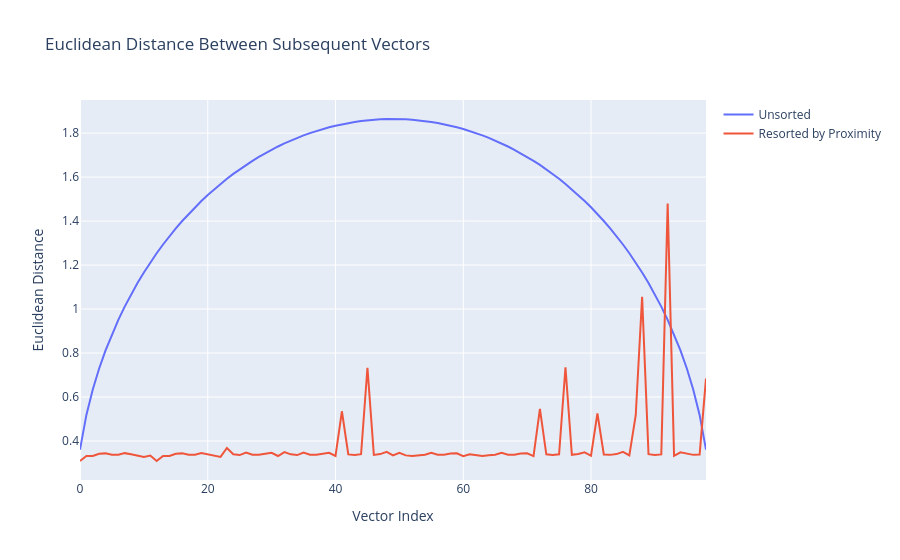
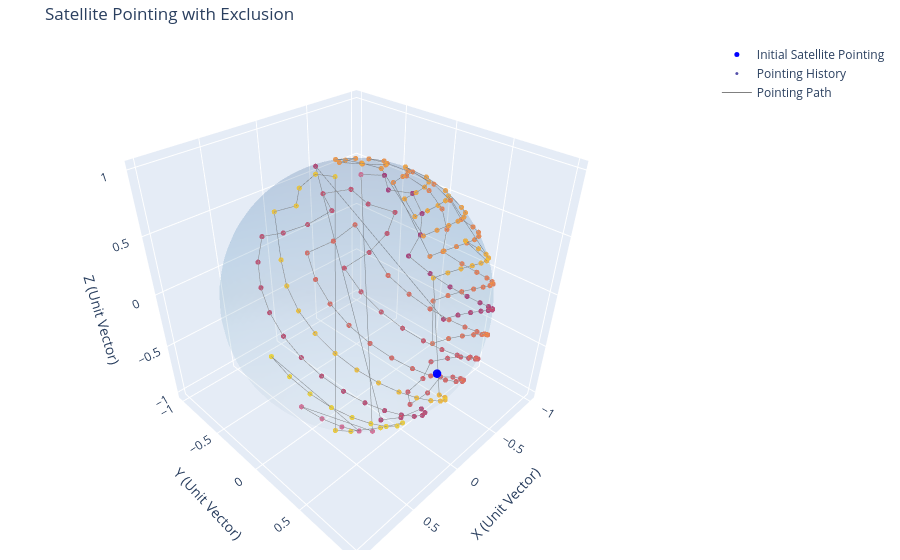
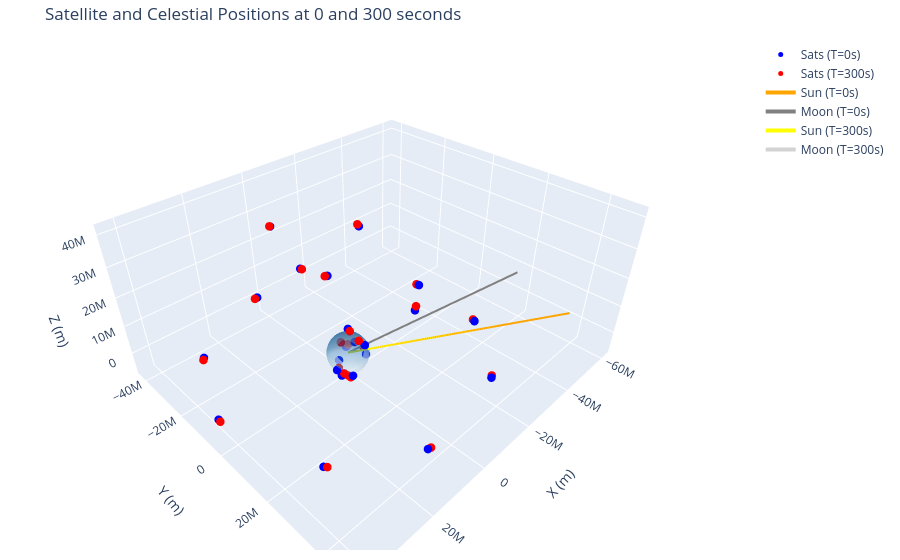
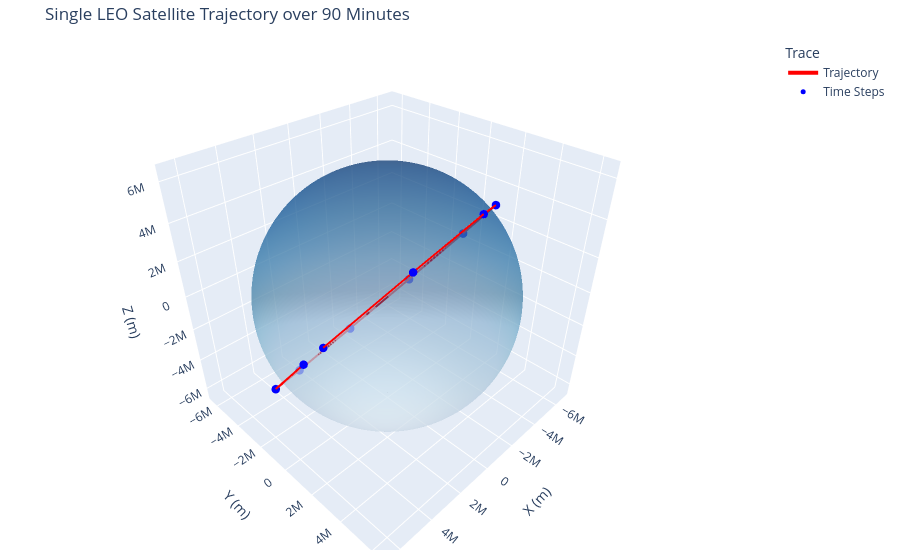

These figures' notebook cell, in order:
### Code cell
%run all_demos.py

### Figure 1 — Plotly figure (JSON) as saved in the notebook; plotly's stock layout.template omitted (floating-point values rounded to 4 significant figures)
{"data": [{"mode": "lines", "name": "Unsorted", "type": "scatter", "y": [0.3605, 0.5186, 0.6342, 0.7295, 0.8118, 0.8848, 0.9508, 1.011, 1.067, 1.118, 1.166, 1.211, 1.254, 1.294, 1.331, 1.367, 1.4, 1.432, 1.463, 1.491, 1.518, 1.544, 1.569, 1.592, 1.614, 1.635, 1.655, 1.674, 1.692, 1.708, 1.724, 1.739, 1.753, 1.766, 1.778, 1.79, 1.8, 1.81, 1.818, 1.826, 1.834, 1.84, 1.846, 1.851, 1.855, 1.858, 1.861, 1.863, 1.864, 1.864, 1.864, 1.863, 1.861, 1.858, 1.855, 1.851, 1.846, 1.84, 1.834, 1.826, 1.818, 1.81, 1.8, 1.79, 1.778, 1.766, 1.753, 1.739, 1.724, 1.708, 1.692, 1.674, 1.655, 1.635, 1.614, 1.592, 1.569, 1.544, 1.518, 1.491, 1.463, 1.432, 1.4, 1.367, 1.331, 1.294, 1.254, 1.211, 1.166, 1.118, 1.067, 1.011, 0.9508, 0.8848, 0.8118, 0.7295, 0.6342, 0.5186, 0.3605]}, {"mode": "lines", "name": "Resorted by Proximity", "type": "scatter", "y": [0.309, 0.332, 0.3316, 0.342, 0.3437, 0.3373, 0.3375, 0.3448, 0.3399, 0.3327, 0.3278, 0.3336, 0.309, 0.332, 0.3316, 0.342, 0.3437, 0.3373, 0.3375, 0.3448, 0.3399, 0.3327, 0.3278, 0.3684, 0.3394, 0.3359, 0.3474, 0.3379, 0.337, 0.3419, 0.3465, 0.3318, 0.3494, 0.3394, 0.3359, 0.3474, 0.3379, 0.337, 0.3419, 0.3465, 0.3318, 0.5351, 0.3389, 0.3369, 0.3399, 0.7328, 0.3369, 0.3405, 0.351, 0.3342, 0.3461, 0.3346, 0.3316, 0.3351, 0.3378, 0.346, 0.3377, 0.3372, 0.3427, 0.3442, 0.3313, 0.3399, 0.3346, 0.3316, 0.3351, 0.3378, 0.346, 0.3377, 0.3372, 0.3427, 0.3442, 0.3313, 0.5458, 0.3394, 0.3368, 0.3394, 0.7353, 0.3369, 0.3411, 0.3487, 0.3328, 0.5256, 0.3386, 0.3369, 0.3405, 0.351, 0.3342, 0.5171, 1.055, 0.3399, 0.3369, 0.3389, 1.48, 0.3328, 0.3487, 0.3411, 0.3369, 0.3382, 0.6845]}], "layout": {"title": {"text": "Euclidean Distance Between Subsequent Vectors"}, "xaxis": {"title": {"text": "Vector Index"}}, "yaxis": {"title": {"text": "Euclidean Distance"}}}}

### Figure 2 — Plotly figure (JSON) as saved in the notebook; plotly's stock layout.template omitted (floating-point values rounded to 4 significant figures; data arrays with more than 128 entries replaced by an {"elided": "..."} marker saying what was removed)
{"data": [{"colorscale": [[0, "rgb(247,251,255)"], [0.125, "rgb(222,235,247)"], [0.25, "rgb(198,219,239)"], [0.375, "rgb(158,202,225)"], [0.5, "rgb(107,174,214)"], [0.625, "rgb(66,146,198)"], [0.75, "rgb(33,113,181)"], [0.875, "rgb(8,81,156)"], [1, "rgb(8,48,107)"]], "name": "Unit Sphere", "opacity": 0.1, "showscale": false, "type": "surface", "x": {"elided": "50x50 float values"}, "y": {"elided": "50x50 float values"}, "z": {"elided": "50x50 float values"}}, {"marker": {"color": "blue", "size": 5}, "mode": "markers", "name": "Initial Satellite Pointing", "type": "scatter3d", "x": [0.2488], "y": [0.9685], "z": [-1.816e-08]}, {"marker": {"color": {"elided": "400 int values"}, "colorscale": [[0, "#0d0887"], [0.1111, "#46039f"], [0.2222, "#7201a8"], [0.3333, "#9c179e"], [0.4444, "#bd3786"], [0.5556, "#d8576b"], [0.6667, "#ed7953"], [0.7778, "#fb9f3a"], [0.8889, "#fdca26"], [1, "#f0f921"]], "opacity": 0.7, "size": 3}, "mode": "markers", "name": "Pointing History", "type": "scatter3d", "x": {"elided": "400 float values"}, "y": {"elided": "400 float values"}, "z": {"elided": "400 float values"}}, {"line": {"color": "grey", "width": 1}, "mode": "lines", "name": "Pointing Path", "type": "scatter3d", "x": {"elided": "400 float values"}, "y": {"elided": "400 float values"}, "z": {"elided": "400 float values"}}], "layout": {"margin": {"b": 10, "l": 10, "r": 20, "t": 40}, "scene": {"aspectmode": "data", "xaxis": {"title": {"text": "X (Unit Vector)"}}, "yaxis": {"title": {"text": "Y (Unit Vector)"}}, "zaxis": {"title": {"text": "Z (Unit Vector)"}}}, "title": {"text": "Satellite Pointing with Exclusion"}}}

### Figure 3 — Plotly figure (JSON) as saved in the notebook; plotly's stock layout.template omitted (floating-point values rounded to 4 significant figures; data arrays with more than 128 entries replaced by an {"elided": "..."} marker saying what was removed)
{"data": [{"marker": {"color": "blue", "size": 5}, "mode": "markers", "name": "Sats (T=0s)", "type": "scatter3d", "x": [-3647000.0, 3236000.0, 6425000.0, -38590000.0, -41220000.0, 2357000.0, 41950000.0, 10770000.0, -38580000.0, -22830000.0, 31440000.0, 32670000.0, -21220000.0, 71110.0, -13420000.0, -17150000.0, 9651000.0, 19710000.0, -2118000.0, -2468000.0, 4856000.0, -5930000.0, -5791000.0], "y": [-5001000.0, 5431000.0, 2204000.0, 17010000.0, -8921000.0, -42100000.0, -4263000.0, 40770000.0, 17010000.0, -35450000.0, -28090000.0, 26660000.0, 36440000.0, -4232000.0, 13740000.0, -12660000.0, -18760000.0, 6678000.0, 4964000.0, -2547000.0, 2368000.0, 1395000.0, -3352000.0], "z": [-2815000.0, -3506000.0, -1326000.0, 14840.0, 14840.0, -13310.0, -33670.0, -34310.0, -14850.0, 13310.0, 33670.0, 34300.0, 14840.0, -5541000.0, 15800000.0, 30840000.0, 38840000.0, 41550000.0, 4608000.0, 6145000.0, -4371000.0, -3339000.0, -1246000.0]}, {"marker": {"color": "red", "size": 5}, "mode": "markers", "name": "Sats (T=300s)", "type": "scatter3d", "x": [-2601000.0, 2892000.0, 5250000.0, -38950000.0, -41010000.0, 3278000.0, 42040000.0, 9878000.0, -38940000.0, -22050000.0, 32050000.0, 32080000.0, -22010000.0, 2153000.0, -13950000.0, -16900000.0, 10020000.0, 19570000.0, -1086000.0, -1506000.0, 4231000.0, -6643000.0, -4295000.0], "y": [-6174000.0, 4075000.0, 3918000.0, 16160000.0, -9821000.0, -42040000.0, -3344000.0, 40990000.0, 16160000.0, -35940000.0, -27400000.0, 27370000.0, 35970000.0, -2058000.0, 13600000.0, -13010000.0, -18530000.0, 7092000.0, 3576000.0, -669100.0, 4321000.0, -286800.0, -4812000.0], "z": [-1155000.0, -5228000.0, -2231000.0, 14100.0, 14100.0, -14060.0, -33990.0, -34010.0, -14110.0, 14060.0, 33990.0, 34000.0, 14100.0, -5936000.0, 16890000.0, 31440000.0, 39120000.0, 41560000.0, 6031000.0, 6900000.0, -3417000.0, -2003000.0, -2168000.0]}, {"line": {"color": "orange", "width": 4}, "mode": "lines", "name": "Sun (T=0s)", "type": "scatter3d", "x": [0, -36380000.0], "y": [0, 48070000.0], "z": [0, 20840000.0]}, {"line": {"color": "gray", "width": 4}, "mode": "lines", "name": "Moon (T=0s)", "type": "scatter3d", "x": [0, -61110000.0], "y": [0, 16550000.0], "z": [0, 7756000.0]}, {"line": {"color": "yellow", "width": 4}, "mode": "lines", "name": "Sun (T=300s)", "type": "scatter3d", "x": [0, -36380000.0], "y": [0, 48060000.0], "z": [0, 20840000.0]}, {"line": {"color": "lightgray", "width": 4}, "mode": "lines", "name": "Moon (T=300s)", "type": "scatter3d", "x": [0, -61120000.0], "y": [0, 16510000.0], "z": [0, 7733000.0]}, {"colorscale": [[0, "rgb(247,251,255)"], [0.125, "rgb(222,235,247)"], [0.25, "rgb(198,219,239)"], [0.375, "rgb(158,202,225)"], [0.5, "rgb(107,174,214)"], [0.625, "rgb(66,146,198)"], [0.75, "rgb(33,113,181)"], [0.875, "rgb(8,81,156)"], [1, "rgb(8,48,107)"]], "name": "Earth", "opacity": 0.5, "showscale": false, "type": "surface", "x": {"elided": "100x100 float values"}, "y": {"elided": "100x100 float values"}, "z": {"elided": "100x100 float values"}}], "layout": {"margin": {"b": 10, "l": 10, "r": 20, "t": 40}, "scene": {"aspectmode": "data", "xaxis": {"title": {"text": "X (m)"}}, "yaxis": {"title": {"text": "Y (m)"}}, "zaxis": {"title": {"text": "Z (m)"}}}, "title": {"text": "Satellite and Celestial Positions at 0 and 300 seconds"}}}

### Figure 4 — Plotly figure (JSON) as saved in the notebook; plotly's stock layout.template omitted (floating-point values rounded to 4 significant figures; data arrays with more than 128 entries replaced by an {"elided": "..."} marker saying what was removed)
{"data": [{"line": {"color": "red", "width": 4}, "mode": "lines", "name": "Trajectory", "type": "scatter3d", "x": [6009000.0, 2784000.0, -1669000.0, -5386000.0, -6728000.0, -5108000.0, -1243000.0, 3168000.0, 6187000.0, 6488000.0], "y": [2560000.0, 4173000.0, 3945000.0, 1975000.0, -865600.0, -3326000.0, -4324000.0, -3425000.0, -1022000.0, 1830000.0], "z": [1865000.0, 4575000.0, 5267000.0, 3634000.0, 398400.0, -3013000.0, -5101000.0, -4950000.0, -2625000.0, 852200.0]}, {"hoverinfo": "text", "marker": {"color": "blue", "size": 5}, "mode": "markers", "name": "Time Steps", "text": ["T=0 min", "T=10 min", "T=20 min", "T=30 min", "T=40 min", "T=50 min", "T=60 min", "T=70 min", "T=80 min", "T=90 min"], "type": "scatter3d", "x": [6009000.0, 2784000.0, -1669000.0, -5386000.0, -6728000.0, -5108000.0, -1243000.0, 3168000.0, 6187000.0, 6488000.0], "y": [2560000.0, 4173000.0, 3945000.0, 1975000.0, -865600.0, -3326000.0, -4324000.0, -3425000.0, -1022000.0, 1830000.0], "z": [1865000.0, 4575000.0, 5267000.0, 3634000.0, 398400.0, -3013000.0, -5101000.0, -4950000.0, -2625000.0, 852200.0]}, {"colorscale": [[0, "rgb(247,251,255)"], [0.125, "rgb(222,235,247)"], [0.25, "rgb(198,219,239)"], [0.375, "rgb(158,202,225)"], [0.5, "rgb(107,174,214)"], [0.625, "rgb(66,146,198)"], [0.75, "rgb(33,113,181)"], [0.875, "rgb(8,81,156)"], [1, "rgb(8,48,107)"]], "name": "Earth", "opacity": 0.5, "showscale": false, "type": "surface", "x": {"elided": "100x100 float values"}, "y": {"elided": "100x100 float values"}, "z": {"elided": "100x100 float values"}}], "layout": {"legend": {"title": {"text": "Trace"}}, "margin": {"b": 10, "l": 10, "r": 20, "t": 40}, "scene": {"aspectmode": "data", "xaxis": {"title": {"text": "X (m)"}}, "yaxis": {"title": {"text": "Y (m)"}}, "zaxis": {"title": {"text": "Z (m)"}}}, "title": {"text": "Single LEO Satellite Trajectory over 90 Minutes"}}}
